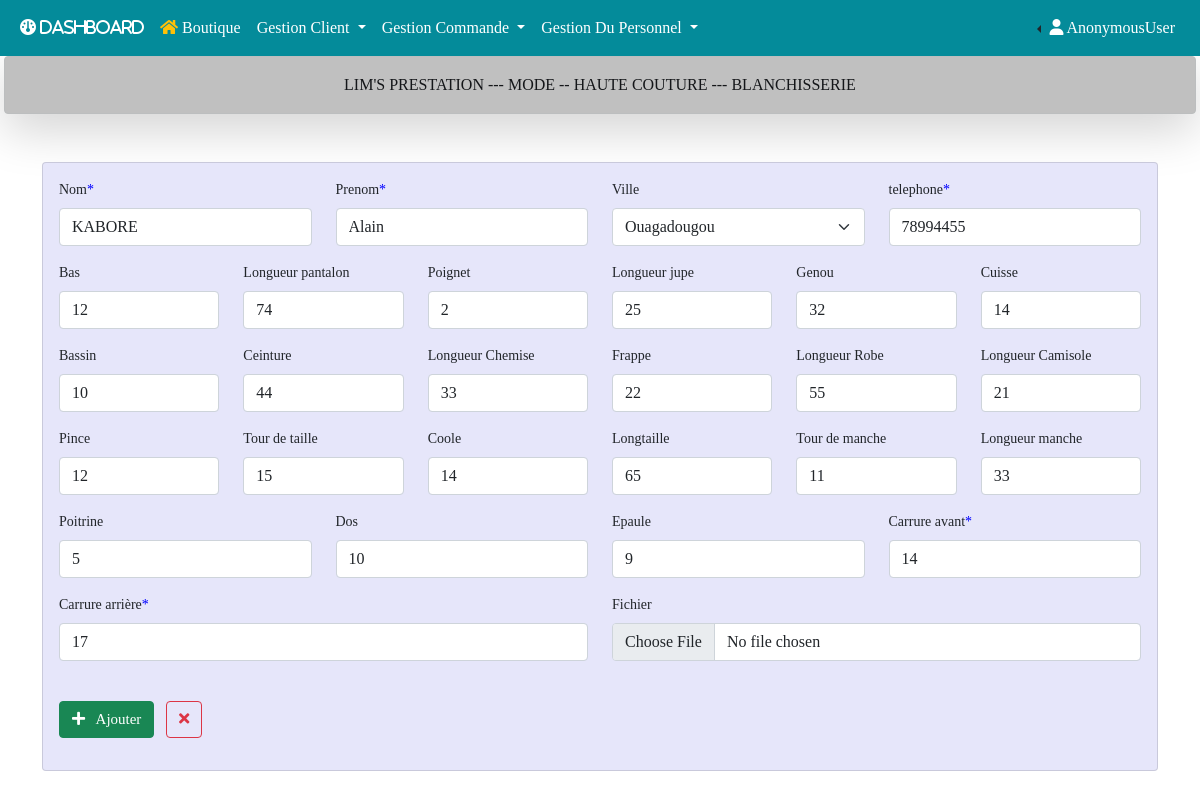
/client/edit/1, run on the app's committed database.
### gestion/models.py (models this page shows, shortened)
class Client(models.Model):
    nom = models.CharField(max_length=200, null=True)
    prenom = models.CharField(max_length=200, null=True)
    ville = models.ForeignKey(Ville, on_delete=models.CASCADE, null=True, blank=True, verbose_name="Ville")
    telephone = models.CharField(max_length=200, null=True, blank=True, verbose_name="Téléphone")
    bas = models.CharField(max_length=20, null=True, blank=True)
    longpan = models.CharField(max_length=20, null=True, blank=True, verbose_name="Longueur pantalon")
    poignet = models.CharField(max_length=20, null=True, blank=True)
    longjupe = models.CharField(max_length=20, null=True, blank=True, verbose_name="Longueur jupe")
    genou = models.CharField(max_length=20, null=True, blank=True)
    cuiss = models.CharField(max_length=20, null=True, blank=True, verbose_name="Cuisse")
    bassin = models.CharField(max_length=20, null=True, blank=True)
    ceinture = models.CharField(max_length=20, null=True, blank=True)
    longchem = models.CharField(max_length=20, null=True, blank=True, verbose_name="Longueur Chemise")
    frappe = models.CharField(max_length=20, null=True, blank=True)
    longrobe = models.CharField(max_length=20, null=True, blank=True, verbose_name="Longueur Robe")
    longcami = models.CharField(max_length=20, null=True, blank=True, verbose_name="Longueur Camisole")
    pince = models.CharField(max_length=20, null=True, blank=True)
    tourtaille = models.CharField(max_length=20, null=True, blank=True, verbose_name="Tour de taille")
    coole = models.CharField(max_length=20, null=True, blank=True)
    longtaille = models.CharField(max_length=20, null=True, blank=True)
    tourmanch = models.CharField(max_length=20, null=True,blank=True, verbose_name="Tour de manche")
    longmanch = models.CharField(max_length=20, null=True, blank=True,verbose_name="Longueur manche")
    poitrine = models.CharField(max_length=20, null=True, blank=True)
    dos = models.CharField(max_length=20, null=True, blank=True)
    epaul = models.CharField(max_length=20, null=True,blank=True, verbose_name="Epaule")
    avcar = models.CharField(max_length=20, null=True, blank=True)
    arcar = models.CharField(max_length=20, null=True, blank=True)
    fichier = models.FileField(upload_to='uploads_files/', null=True, blank=True)
    created_at = models.DateTimeField(auto_now_add=True)
    modified_at = models.DateTimeField(auto_now_add=True)

### gestion/views.py (the view)
# urls.py: path('client/edit/<int:id>', views.edit_client, name='edit_client'),
def edit_client(request, id):
    client = Client.objects.get(id=id)
    if request.method == 'POST':
        form = ClientForm(request.POST, instance=client)
        if form.is_valid():
            form.save(id)
            messages.success(request, "Modification effectué avec susccès!")
            return redirect('client')
    else:
        form = ClientForm(instance=client)
    return render(request, 'gestion/client/edit.html', {'client':client, 'form':form})

### gestion/forms.py
class ClientForm(forms.ModelForm):
    nom = forms.CharField(
        label='Nom',
        widget=forms.TextInput(attrs={'placeholder': 'Nom du client'})
    )
    prenom = forms.CharField(
        label='Prenom',
        widget=forms.TextInput(attrs={'placeholder': 'Prenom du client'})
    )
    telephone = forms.CharField(
        label='telephone',
        widget=forms.TextInput(attrs={'placeholder': 'Telephone du client'})
    )
    avcar = forms.CharField(
        label='Carrure avant',
        widget=forms.TextInput(attrs={'placeholder': 'Carrure avant'})
    )
    arcar = forms.CharField(
        label='Carrure arrière',
        widget=forms.TextInput(attrs={'placeholder': 'Carrure arrière'})
    )
    class Meta:
        model = Client
        fields = '__all__'

### gestion/models.py (called while the page is built)
    def __str__(self):
        return self.libelle

### gestion/templates/gestion/client/edit.html (shortened to what this page needs)
{% extends 'base.html' %}
{% load crispy_forms_tags %}
{% block main%}
            <div class="container mt-3 w-80">
                <form method="POST" style="font-size: 14px; background-color: #E6E6FA" class="card p-3 mt-5" autocomplete="on" enctype="multipart/form-data">
                   <div class="row">
                      <div class="col-3">{{form.nom|as_crispy_field}}</div>
                      <div class="col-3">{{form.prenom|as_crispy_field}}</div>
                      <div class="col-3" id="ville">{{form.ville|as_crispy_field}}</div>
                      <div class="col-3">{{form.telephone|as_crispy_field}}</div>
                   </div>
                   <div class="row">
                      <div class="col-2">{{form.bas|as_crispy_field}}</div>
                      <div class="col-2">{{form.longpan|as_crispy_field}}</div>
                      <div class="col-2">{{form.poignet|as_crispy_field}}</div>
                      <div class="col-2">{{form.longjupe|as_crispy_field}}</div>
                      <div class="col-2">{{form.genou|as_crispy_field}}</div>
                      <div class="col-2">{{form.cuiss|as_crispy_field}}</div>
                   </div>
                   <div class="row">
                      <div class="col-2">{{form.bassin|as_crispy_field}}</div>
                      <div class="col-2">{{form.ceinture|as_crispy_field}}</div>
                      <div class="col-2">{{form.longchem|as_crispy_field}}</div>
                      <div class="col-2">{{form.frappe|as_crispy_field}}</div>
                      <div class="col-2">{{form.longrobe|as_crispy_field}}</div>
                      <div class="col-2">{{form.longcami|as_crispy_field}}</div>
                   </div>
                   <div class="row">
                      <div class="col-2">{{form.pince|as_crispy_field}}</div>
                      <div class="col-2">{{form.tourtaille|as_crispy_field}}</div>
                      <div class="col-2">{{form.coole|as_crispy_field}}</div>
                      <div class="col-2">{{form.longtaille|as_crispy_field}}</div>
                      <div class="col-2">{{form.tourmanch|as_crispy_field}}</div>
                      <div class="col-2">{{form.longmanch|as_crispy_field}}</div>
                   </div>
                   <div class="row">
                      <div class="col-3">{{form.poitrine|as_crispy_field}}</div>
                      <div class="col-3">{{form.dos|as_crispy_field}}</div>
                      <div class="col-3">{{form.epaul|as_crispy_field}}</div>
                      <div class="col-3">{{form.avcar|as_crispy_field}}</div>
                   </div>
                   <div class="row">
                      <div class="col-6">{{form.arcar|as_crispy_field}}</div>
                      <div class="col-6">{{form.fichier|as_crispy_field}}</div>
                   </div>
                   <div class="mt-4" style="width: 100p%;">
                      <button style= "font-size: 15px;" type="submit" class="btn btn-success mb-3">
                      <i class="fas fa-plus"></i>&nbsp;&nbsp; Ajouter
                      </button>
                      <a style= "font-size: 15px;" href="{% url 'client' %}" type="button" class="btn btn-outline-danger mb-3 ms-2" style="wdith: 50px;" title="Close">
                            <i class="fas fa-times"></i>
                      </a>
                   </div>
                </form>
             </div>
        {% endblock main%}

### lims/static/css/styles.css (style rules this page uses)
* { padding: 0; margin: 0; box-sizing: border-box; list-style-type: none; text-decoration: none; font-family: "verdana"; }
.asteriskField { color: blue; }

### data on the page
Client: nom "KABORE", prenom "Alain", ville "Ouagadougou", telephone "78994455", bas "12", longpan "74", poignet "2", longjupe "25", genou "32", cuiss "14", bassin "10", ceinture "44", longchem "33", frappe "22", longrobe "55", longcami "21", pince "12", tourtaille "15", coole "14", longtaille "65", tourmanch "11", longmanch "33", poitrine "5", dos "10", epaul "9", avcar "14", arcar "17"

### other printed values
{{ request.user }} "AnonymousUser"
